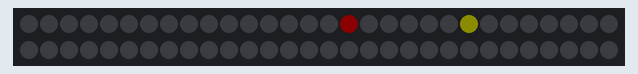
This program was run on a simulated CircuitPython board. Shown: 60 RGB LEDs in strip order, left to right, continuing on the next row. Dim RGB values are drawn brighter than linear; the clock reads 2024-03-15 10:24:30 at power-on unless the program sets it.

Above: at 0.1 s.
At 11.1 s:
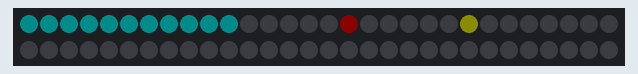
At 22.1 s:
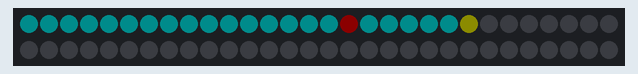
At 39.1 s:
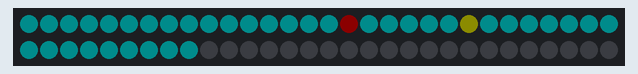

The program:

main.py
```python
# (licence header left out)
import atexit
import board
import neopixel
import rtc
import time

# board.DATA is defined for Pimoroni Plasma-boards. Adapt for your own needs

pixel_pin  = board.DATA
num_pixels = 60

def at_exit(pixels):
  """ turn of strip and free ressources """
  print("at_exit(): deinit strip")
  pixels.deinit()

# --- clock colors   ---------------------------------------------------------

COLOR_SEC = (0,255,255)
COLOR_MIN = (255,255,0)
COLOR_STD = (255,0,0)

# --- main program   ---------------------------------------------------------

# max 180mA with brightness=0.1
# max 105mA with brightness=0.05
pixels = neopixel.NeoPixel(pixel_pin, num_pixels,
                           brightness=0.05, auto_write=False)
atexit.register(at_exit,pixels)

# set the RTC to something valid
# N.B: replace with an update based on internet time

rtc.RTC().datetime = time.struct_time((2026,3,25, 15,22,0,2,84,0))

while True:
  start = time.monotonic()
  pixels.fill(0)
  ts = time.localtime()
  #print(f"setting ({ts.tm_hour%12*5+ts.tm_min//12},{ts.tm_min},0-{ts.tm_sec})")
  for i in range(ts.tm_sec):
    pixels[i] = COLOR_SEC
  pixels[ts.tm_min] = COLOR_MIN
  pixels[ts.tm_hour%12*5+ts.tm_min//12] = COLOR_STD
  pixels.show()
  time.sleep(1 - (time.monotonic()-start))
```
